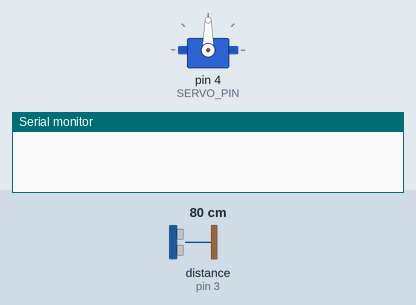
Simulated run of this sketch. Board: Arduino Uno, built with avr-gcc and run on an emulated ATmega328P. Shown: servo, the last lines printed to the serial monitor. Inputs (shaded band) come from the test bench; at power-on: distance to the obstacle (sensor on pin 3) 80 cm. The echo pulse lasts 58.3 µs per cm.

Above: at 1.2 s.
1.3 s: distance to the obstacle (sensor on pin 3) set to 34 cm
2.8 s: distance to the obstacle (sensor on pin 3) set to 28 cm
At 2.98 s:
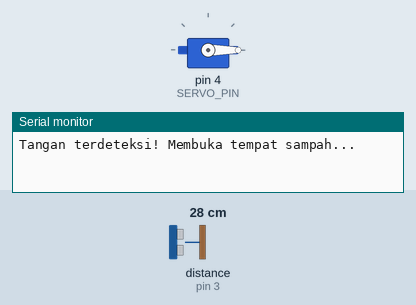
5.8 s: distance to the obstacle (sensor on pin 3) set to 35 cm
At 6.4 s:
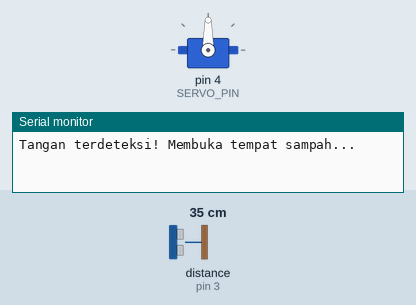
7.3 s: distance to the obstacle (sensor on pin 3) set to 2 cm
At 9.61 s:
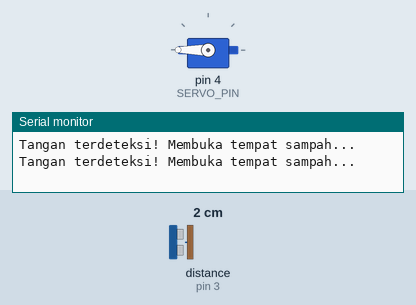
Timing chart, 0 to 11.3 s (numbered marks = the images above; inputs shaded):
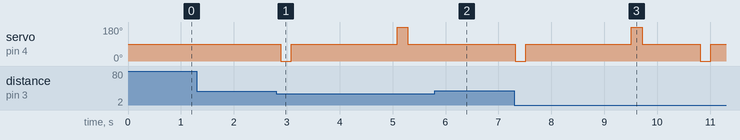

The sketch:

TempatSampahOtomatisMenggunakanServo360_ULTRASONIC.ino
```cpp
//TEMPAT SAMPAH OTOMATIS MENGGUNAKAN SERVO 360 DAN ULTRASONIC
//BY MUHAMMAD VICKY FIRNANSYAH
//https://github.com/VICKYFIRNANSYAH
#include <Servo.h>
#include <NewPing.h>

#define TRIGGER_PIN 2
#define ECHO_PIN 3
#define MAX_DISTANCE 50
#define SERVO_PIN 4

Servo myservo;
NewPing sonar(TRIGGER_PIN, ECHO_PIN, MAX_DISTANCE);

void setup() {
  Serial.begin(9600);
  myservo.attach(SERVO_PIN);
  myservo.write(90); // stop awal
  //https://github.com/VICKYFIRNANSYAH
}

void loop() {
  int vic_jarak = sonar.ping_cm();

  if (vic_jarak > 0 && vic_jarak <= 30) {
    Serial.println("Tangan terdeteksi! Membuka tempat sampah...");

    myservo.write(0);     // Putar arah buka
    delay(200);           // Putar selama 0.5 detik
    myservo.write(90);    // Stop servo

    delay(2000);          // Tunggu 2 detik (tempat sampah terbuka)

    myservo.write(180);   // Putar arah tutup
    delay(200);           // Putar balik 0.5 detik
    myservo.write(90);    // Stop servo

    delay(1000);          // Delay tambahan
  }

  delay(100);
}
```

Measured:
- the behaviour switches between 31 and 30 cm on distance to the obstacle (sensor on pin 3) (found by bisection; images 0 and 1)
- after the input at 1.3 s, every drawn part: stays the same
- after the input at 2.8 s, servo on pin 4 (SERVO_PIN): 90° → 0° after 0.09 s, → 90° 0.20 s later, → 180° 2.0 s later, → 90° 0.20 s later
- after the input at 5.8 s, servo on pin 4 (SERVO_PIN): stays 90° (without the input it goes to 0° after 0.59 s)
- after the input at 7.3 s, servo on pin 4 (SERVO_PIN): 90° → 0° at once, → 90° 0.20 s later, → 180° 2.0 s later, → 90° 0.20 s later, … (6 changes in this stretch)
